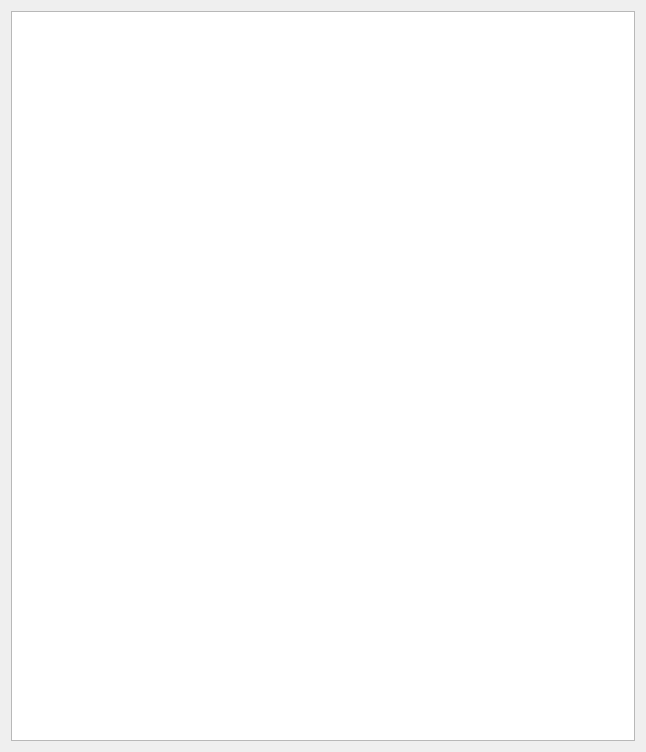
<?xml version="1.0" encoding="UTF-8"?>
<ui version="4.0">
 <class>compileCodeWin</class>
 <widget class="QWidget" name="compileCodeWin">
  <property name="geometry">
   <rect>
    <x>0</x>
    <y>0</y>
    <width>646</width>
    <height>752</height>
   </rect>
  </property>
  <property name="windowTitle">
   <string>Form</string>
  </property>
  <layout class="QVBoxLayout" name="verticalLayout">
   <item>
    <widget class="QPlainTextEdit" name="plainTextEdit">
     <property name="lineWidth">
      <number>1</number>
     </property>
     <property name="plainText">
      <string/>
     </property>
    </widget>
   </item>
  </layout>
 </widget>
 <resources/>
 <connections/>
</ui>
